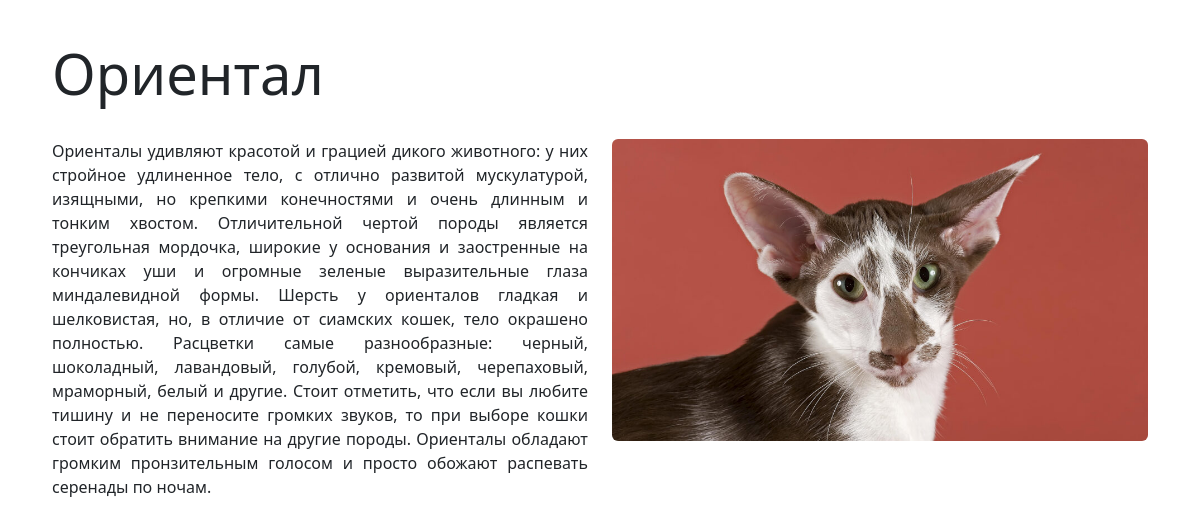
Page /about/1 on the committed database.
### cats/models.py (models this page shows, shortened)
class Cat(models.Model):
    name = models.CharField(max_length=100, verbose_name='Порода', unique=True)
    description = models.TextField(verbose_name='Описание')
    photo = models.ImageField(upload_to='cats_photoes', verbose_name='Фото', blank=True, null=True)
    slug = models.SlugField(verbose_name='Слаг', editable=False)
    class Meta:
        ordering = ['name']
        verbose_name = 'Котик'
        verbose_name_plural = 'Котики'

### cats/views.py (the view)
# urls.py: path('about/<int:cat_id>', views.about, name='about'),
def about(request, cat_id):
    cat = get_object_or_404(Cat, pk=cat_id)
    return render(request, 'about.html', {'cat': cat})

### cats/templates/about.html (shortened to what this page needs)
{% extends 'base.html' %}
{% block header %}
    {{cat.name}}
{% endblock %}
{% block content %}
    <div class="row">
        <div class="col-md-6">
            <div class="description">{{cat.description}}</div>
        </div>
        <div class="col-md-6">
            <img src="{{cat.photo.url}}" alt="" class="figure-img img-fluid rounded">
        </div>
    </div>
{% endblock %}

### cats/static/style.css (style rules this page uses)
.description { text-align: justify; }

### rows in the picture
Cat: name "Ориентал", description "Ориенталы удивляют красотой и грацией дикого животного: у них стройное удлиненное тело, с отлично развитой мускулатурой, изящными, но крепкими конечностями и очень длинным и тонким хвостом. Отличительной чертой породы является треугольная мордочка, широкие у основания и заостренные на кончиках уши и огромные зеленые выразительные глаза миндалевидной формы. Шерсть у ориенталов гладкая и шелковистая, но, в отличие от сиамских кошек, тело окрашено полностью. Расцветки самые разнообразные: черный, шоколадный, лавандовый, голубой, кремовый, черепаховый, мраморный, белый и другие. Стоит отметить, что если вы любите тишину и не переносите громких звуков, то при выборе кошки стоит обратить внимание…", photo (picture)
